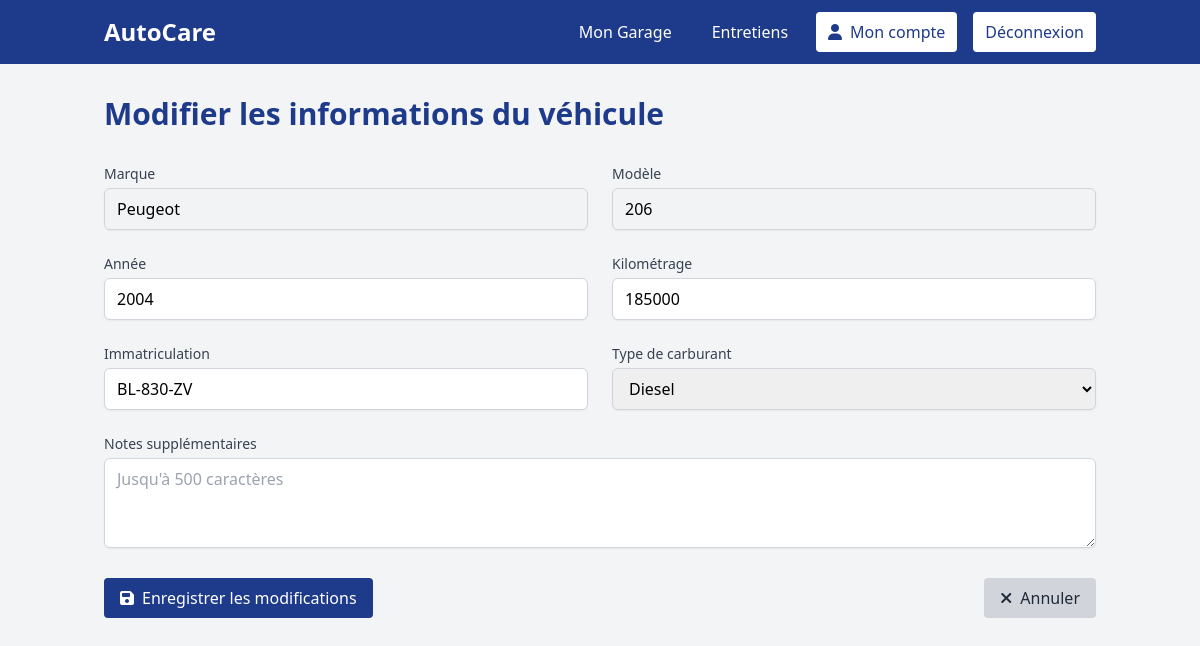
The app's page /?ctrl=car&action=edit&id=2 (signed in) with its own data.
### tables this page shows
CREATE TABLE `car` (
  `car_id` int(11) NOT NULL,
  `car_year` year(4) DEFAULT NULL,
  `car_kilometers` int(11) DEFAULT NULL,
  `car_fuelType` varchar(50) DEFAULT NULL,
  `car_licensePlate` varchar(50) DEFAULT NULL,
  `car_notes` varchar(500) DEFAULT NULL,
  `car_modelId` int(11) NOT NULL,
  `car_brandId` int(11) NOT NULL,
  `car_useId` int(11) NOT NULL
);

CREATE TABLE `brand` (
  `bra_id` int(11) NOT NULL,
  `bra_label` varchar(50) DEFAULT NULL
);

CREATE TABLE `model` (
  `mod_id` int(11) NOT NULL,
  `mod_label` varchar(50) DEFAULT NULL,
  `mod_brandId` int(11) NOT NULL
);

### models/CoreModel.php (called while the page is built, shortened)
<?php
abstract class CoreModel
{
    private $_engine = DB_ENGINE;
    private $_host = DB_HOST;
    private $_dbname = DB_NAME;
    private $_charset = DB_CHARSET;
    private $_dbuser = DB_USER;
    private $_dbpwd = DB_PWD;
    private $_db;
    private function connect(): void
    {
        try {
            $dsn = $this->_engine . ':host=' . $this->_host . ';dbname=' . $this->_dbname . ';charset=' . $this->_charset;
            $this->_db = new PDO($dsn, $this->_dbuser, $this->_dbpwd, [PDO::ATTR_ERRMODE => PDO::ERRMODE_EXCEPTION, PDO::ATTR_DEFAULT_FETCH_MODE => PDO::FETCH_ASSOC]);
        } catch (PDOException $e) {
            die($e->getMessage());
        }
    }
    protected function getDb(): PDO
    {
        return $this->_db;
    }
}

### models/CarModel.php (called while the page is built, shortened)
<?php
class CarModel extends CoreModel
{
    public function readOne($id)
    {
        $sql = "SELECT car_id, mod_label AS car_model, bra_label AS car_brand, car_year, car_kilometers, car_fuelType, car_licensePlate, car_notes
                FROM car
                JOIN model ON car_modelId = mod_id
                JOIN brand ON car_brandId = brand.bra_id
                WHERE car_id = :id ";
        try {
            if (($this->_req = $this->getDb()->prepare($sql)) !== false) {
                if ($this->_req->bindValue(':id', $id, PDO::PARAM_INT)) {
                    if ($this->_req->execute()) {
                        $data = $this->_req->fetch(PDO::FETCH_ASSOC);
                        return $data;
                    } else {
                        return false;
                    }
                }
            }
        } catch (PDOException $e) {
            die ($e->getMessage());
        }
    }
}

### entity/CoreEntity.php (called while the page is built, shortened)
<?php
abstract class CoreEntity
{
    private function hydrate(array $data): void
    {
        foreach ($data as $key => $value) {
            $methodName = 'set' . ucfirst(substr($key, 4, strlen($key) - 4));
        }
    }
}

### entity/Car.php (called while the page is built, shortened)
<?php
class Car extends CoreEntity
{
    private int $id;
    private int $year;
    private ?int $kilometers;
    private ?string $fuelType;
    private ?string $licensePlate;
    private ?string $model;
    private ?string $brand;
    public function getId(): int
    {
        return $this->id;
    }
    public function getYear(): int
    {
        return $this->year;
    }
    public function getKilometers(): ?int
    {
        return $this->kilometers;
    }
    public function setId(int $id): void
    {
        $this->id = $id;
    }
    public function setYear(int $year): void
    {
        $this->year = $year;
    }
    public function setKilometers(?int $kilometers): void
    {
        $this->kilometers = $kilometers;
    }
    public function getBrand(): string
    {
        return $this->brand;
    }
    public function getModel(): string
    {
        return $this->model;
    }
    public function getFuelType(): ?string
    {
        return $this->fuelType;
    }
    public function getLicensePlate(): ?string
    {
        return $this->licensePlate;
    }
    public function setFuelType(?string $fuelType): void
    {
        $this->fuelType = $fuelType;
    }
    public function setLicensePlate(?string $licensePlate): void
    {
        $this->licensePlate = $licensePlate;
    }
    public function setBrand(string $brand): void
    {
        $this->brand = $brand;
    }
    public function setModel(string $model): void
    {
        $this->model = $model;
    }
}

### views/car/edit.php (the view, shortened to what this page needs)
<main class="container mx-auto px-4 py-8 min-h-screen">
    <h1 class="text-3xl font-bold mb-8 text-blue-900">Modifier les informations du véhicule</h1>
    <form action="?ctrl=car&action=update" method="POST" class="space-y-6">
        <div class="grid md:grid-cols-2 gap-6">
            <div>
                <label for="brand" class="block text-sm font-medium text-gray-700 mb-1">Marque</label>
                <input type="text" id="brand" value="<?= $car->getBrand() ?>" disabled class="w-full px-3 py-2 border border-gray-300 rounded-md shadow-sm focus:outline-none focus:ring-blue-500 focus:border-blue-500">
            </div>
            <div>
                <label for="model" class="block text-sm font-medium text-gray-700 mb-1">Modèle</label>
                <input type="text" id="model" value="<?= $car->getModel() ?>" disabled class="w-full px-3 py-2 border border-gray-300 rounded-md shadow-sm focus:outline-none focus:ring-blue-500 focus:border-blue-500">
            </div>
            <div>
                <label for="year" class="block text-sm font-medium text-gray-700 mb-1">Année</label>
                <input type="number" id="year" name="year" value="<?= $car->getYear() ?>" required class="w-full px-3 py-2 border border-gray-300 rounded-md shadow-sm focus:outline-none focus:ring-blue-500 focus:border-blue-500">
            </div>
            <div>
                <label for="kilometers" class="block text-sm font-medium text-gray-700 mb-1">Kilométrage</label>
                <input type="number" id="kilometers" name="kilometers" value="<?= $car->getKilometers() ?>" required class="w-full px-3 py-2 border border-gray-300 rounded-md shadow-sm focus:outline-none focus:ring-blue-500 focus:border-blue-500">
            </div>
            <div>
                <label for="licensePlate" class="block text-sm font-medium text-gray-700 mb-1">Immatriculation</label>
                <input type="text" id="licensePlate" name="licensePlate" value="<?= $car->getLicensePlate() ?>" required class="w-full px-3 py-2 border border-gray-300 rounded-md shadow-sm focus:outline-none focus:ring-blue-500 focus:border-blue-500">
            </div>
            <div>
                <label for="fuelType" class="block text-sm font-medium text-gray-700 mb-1">Type de carburant</label>
                <select id="fuelType" name="fuelType" required class="w-full px-3 py-2 border border-gray-300 rounded-md shadow-sm focus:outline-none focus:ring-blue-500 focus:border-blue-500">
                    <option value="diesel" <?= $car->getFuelType() == 'diesel' ? 'selected' : ''?>>Diesel</option>
                </select>
            </div>
        </div>
        <div>
            <label for="notes" class="block text-sm font-medium text-gray-700 mb-1">Notes supplémentaires</label>
            <textarea id="notes" name="notes" placeholder="Jusqu'à 500 caractères" rows="3" class="w-full px-3 py-2 border border-gray-300 rounded-md shadow-sm focus:outline-none focus:ring-blue-500 focus:border-blue-500"><?= $car->getNotes(); ?></textarea>
        </div>
        <div class="flex justify-between">
            <button type="submit" class="bg-blue-900 text-white py-2 px-4 rounded hover:bg-blue-800 transition duration-300">
                <i class="fas fa-save mr-2"></i>Enregistrer les modifications
            </button>
            <a href="?ctrl=car&action=showOne&id=<?= $car->getId(); ?>" class="bg-gray-300 text-gray-800 py-2 px-4 rounded hover:bg-gray-400 transition duration-300">
                <i class="fas fa-times mr-2"></i>Annuler
            </a>
        </div>
    </form>
</main>

### records on screen
car: car_brandId.bra_label "Peugeot", car_modelId.mod_label "206", year "2004", kilometers "185000", licensePlate "BL-830-ZV", fuelType "Diesel"
